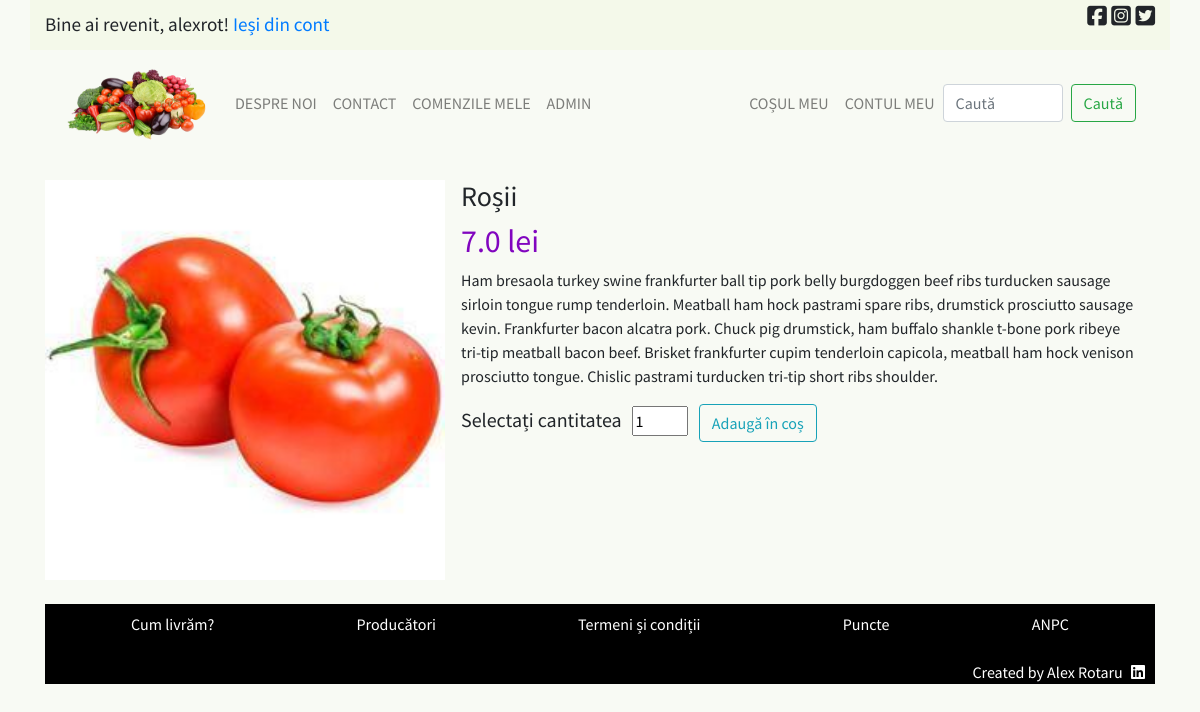
/produs/1 (signed in), run on the app's committed database.
### licenta/models.py (models this page shows, shortened)
class User(database.Model, UserMixin):
    __tablename__ = 'user'
    id = database.Column(database.Integer, primary_key=True)
    user_name = database.Column(
        database.String(20), unique=True, nullable=False)
    nume = database.Column(database.String(100), nullable=False)
    email = database.Column(database.String(120), unique=True, nullable=False)
    parola = database.Column(database.String(60), nullable=False)
    adresa = database.Column(database.String(200), nullable=False)
    telefon = database.Column(database.String(11), nullable=False)
    comenzi = database.relationship('Comenzi', backref='utilizator', lazy=True)
    is_admin = database.Column(
        database.Boolean(), nullable=False, default=False)

class Produs(database.Model):
    __tablename__ = 'produs'
    id = database.Column(database.Integer, primary_key=True)
    nume = database.Column(database.String(50), nullable=False, unique=True)
    descriere = database.Column(database.String(200))
    poza = database.Column(database.String(30), nullable=False)
    pret = database.Column(database.Float, nullable=False)
    data_adaugarii = database.Column(
        database.DateTime, nullable=False, default=datetime.utcnow)

### licenta/routes.py (the view)
@login_required
@app.route('/produs/<int:produs_id>', methods=['POST', 'GET'])
def produs_indiv(produs_id):
    produs = Produs.query.get_or_404(produs_id)
    return render_template('produs_individual.html', title=produs.nume, produs=produs)

### licenta/models.py (called while the page is built)
@login_manager.user_loader
def load_user(user_id):
    return User.query.get(int(user_id))

### licenta/templates/produs_individual.html
{% extends "principal.html" %}
{% block continut_unic %}
    <div class="produs-indiv my-4">
        <div class="d-flex flex-column flex-md-row justify-content-between align-items-start">
            <div class="">
                <img src="{{ url_for('static', filename='pictures/' + produs['poza']) }}" alt="" width="400" height="400">
            </div>
            <div class="mx-3">
                <h3>{{produs.nume}}</h3>
                <h2 class="produs-indiv-pret">{{produs.pret}} lei</h2>
                <p>{{produs.descriere}}</p>
                {% if current_user.is_authenticated %}
                    <div class="row-indiv row">
                        <h5 class="mt-1">Selectați cantitatea</h5>
                        <div class="cantitate-field">
                            <form action="{{ url_for('adauga_in_cos', produs_id=produs.id) }}" method="POST">
                                <input type="number" name="cantitate" id="cantitate" value="1" size="2" style="width: 3.5rem" />
                                <a href="{{ url_for('adauga_in_cos', produs_id=produs.id) }}">
                                    <button class="btn btn-outline-info ml-2" type="submit">Adaugă în coș</button>
                                </a>
                            </form>
                        </div>
                    </div>
                {% else %}
                    <h5>Pentru a introduce produsul în coș este necesar să vă autentificați.</h5>
                {% endif %}
            </div>
        </div>
    </div>
{% endblock %}

### licenta/templates/principal.html (shortened to what this page needs)
<!DOCTYPE html>
<html>
<head>
    <link rel="stylesheet" href="https://stackpath.bootstrapcdn.com/bootstrap/4.5.0/css/bootstrap.min.css">
    <link rel="stylesheet" type="text/css" href="{{ url_for('static', filename='main.css') }}">
</head>
<body>
    <div class="bara_sus container d-flex justify-content-between">
        <div>
            {% if current_user.is_authenticated %}
                <p id="bine-ai-revenit">Bine ai revenit, {{ current_user.user_name }}!   <a href="{{ url_for('logout') }}">Ieși din cont</a></p>
            {% endif %}
        </div>
        <div>
            <div class="aliniere_dreapta">
                <i class="fab fa-facebook-square"></i>
                <i class="fab fa-instagram-square"></i>
                <i class="fab fa-twitter-square"></i>
            </div>
        </div>
    </div>
    <div class="container">
        <nav class="navbar navbar-expand-lg navbar-light">
            <a class="navbar-brand" href="{{ url_for('home') }}"><img width="150" height="80" src="{{ url_for('static', filename='pictures/logo.png') }}" alt="Acasă"></a>
            <div class="collapse navbar-collapse" id="navbarSupportedContent">
                <ul class="navbar-nav mr-auto">
                    <li class="nav-item">
                        <a class="nav-link" href="{{ url_for('despre_noi') }}">Despre noi</a>
                    </li>
                    <li class="nav-item">
                        <a class="nav-link" href="{{ url_for('contact') }}">Contact</a>
                    </li>
                    {% if current_user.is_authenticated %}
                        <li class="nav-item">
                            <a class="nav-link" href="{{ url_for('user_comenzi_interface', utilizator=current_user.id) }}">Comenzile mele</a>
                        </li>
                    {% endif %}
                    {% if current_user.is_admin %}
                        <li class="nav-item">
                            <a class="nav-link" href="{{ url_for('admin') }}">ADMIN</a>
                        </li>
                    {% endif %}
                </ul>
                <ul class="navbar-nav">
                    <li class="nav-item">
                        <a class="nav-link" href="{{ url_for('cosul_meu') }}">Coșul meu</a>
                    </li>
                    <li class="nav-item">
                        {% if current_user.is_authenticated %}
                            <a class="nav-link" href="{{ url_for('contul_meu') }}">Contul meu</a>
                        {% else %}
                            <a class="nav-link" href="{{ url_for('login') }}">Contul meu</a>
                        {% endif %}
                    </li>
                </ul>
                <form class="form-inline my-2 my-lg-0">
                    <input class="form-control mr-sm-2" type="search" placeholder="Caută" aria-label="Search" id="cauta-camp">
                    <button class="btn btn-outline-success my-2 my-sm-0" type="submit">Caută</button>
                </form>
            </div>
        </nav>
        {% block continut_unic %}{% endblock %}
        <footer id="footer">
            <div id="footer-content">
                <div class="container">
                    <ul class="list-unstyled d-flex bd-highlight">
                        <li class="d-inline p-2 flex-fill bd-highlight"><a href="{{ url_for('livrare') }}" class="extern">Cum livrăm?</a></li>
                        <li class="d-inline p-2 flex-fill bd-highlight"><a href="{{ url_for('producatori') }}" class="extern">Producători</a></li>
                        <li class="d-inline p-2 flex-fill bd-highlight"><a href="#" class="extern">Termeni și condiții</a></li>
                        <li class="d-inline p-2 flex-fill bd-highlight"><a href="#" class="extern">Puncte</a></li>
                        <li class="d-inline p-2 flex-fill bd-highlight"><a href="https://anpc.ro/" target="_blank" class="extern">ANPC</a></li>
                    </ul>
                </div>
            </div>
            <div id="creator">
                Created by Alex Rotaru    <a href="https://www.linkedin.com/in/ionut-alexandru-rotaru-838410152/" class="extern" target="_blank"><i class="fab fa-linkedin"></i></a>
            </div>
        </footer>
    </div>
</body>
</html>

### licenta/static/main.css (style rules this page uses)
body { background-color: #F8FAF4; font-family: 'Source Sans Pro', sans-serif; font-weight: 400; }
a.extern { color: white; }
.bara_sus { background: #F4F9EA; width: 100%; height: 50px; font-size: 1.4rem; }
.aliniere_dreapta { margin: auto 0; display: inline-block; }
.navbar { text-transform: uppercase; margin-right: 3px; }
.d-inline { text-align: center; }
.fa-linkedin { margin-left: 5px; }
.produs-indiv-pret { color: rgb(129, 5, 191); }
.cantitate-field { margin-left: 10px; width: auto; }
.row-indiv { margin: 0; }
#bine-ai-revenit { font-size: 1.2rem; margin-top: 10px; margin-right: 5px; }
#footer { background-color: black; color: white; text-align: right; }
#creator { margin-right: 10px; }
#cauta-camp { width: 120px; }

### data on the page
User: user_name "alexrot"
Produs: poza (picture), nume "Roșii", pret "7.0", descriere "Ham bresaola turkey swine frankfurter ball tip pork belly burgdoggen beef ribs turducken sausage sirloin tongue rump tenderloin. Meatball ham hock pastrami spare ribs, drumstick prosciutto sausage kevin. Frankfurter bacon alcatra pork. Chuck pig drumstick, ham buffalo shankle t-bone pork ribeye tri-tip meatball bacon beef. Brisket frankfurter cupim tenderloin capicola, meatball ham hock venison prosciutto tongue. Chislic pastrami turducken tri-tip short ribs shoulder."
